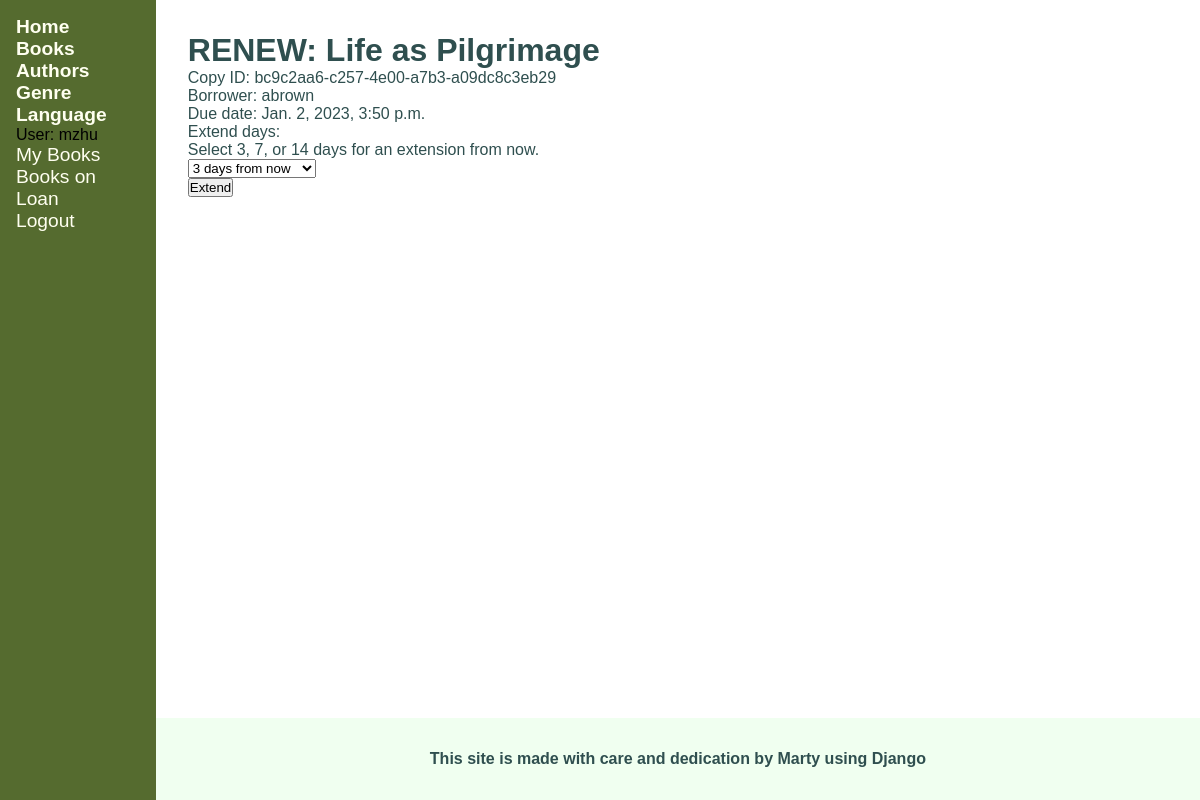
The page /catalog/librarian/book/bc9c2aa6-c257-4e00-a7b3-a09dc8c3eb29/renew/ (signed in) on the database as committed earlier.
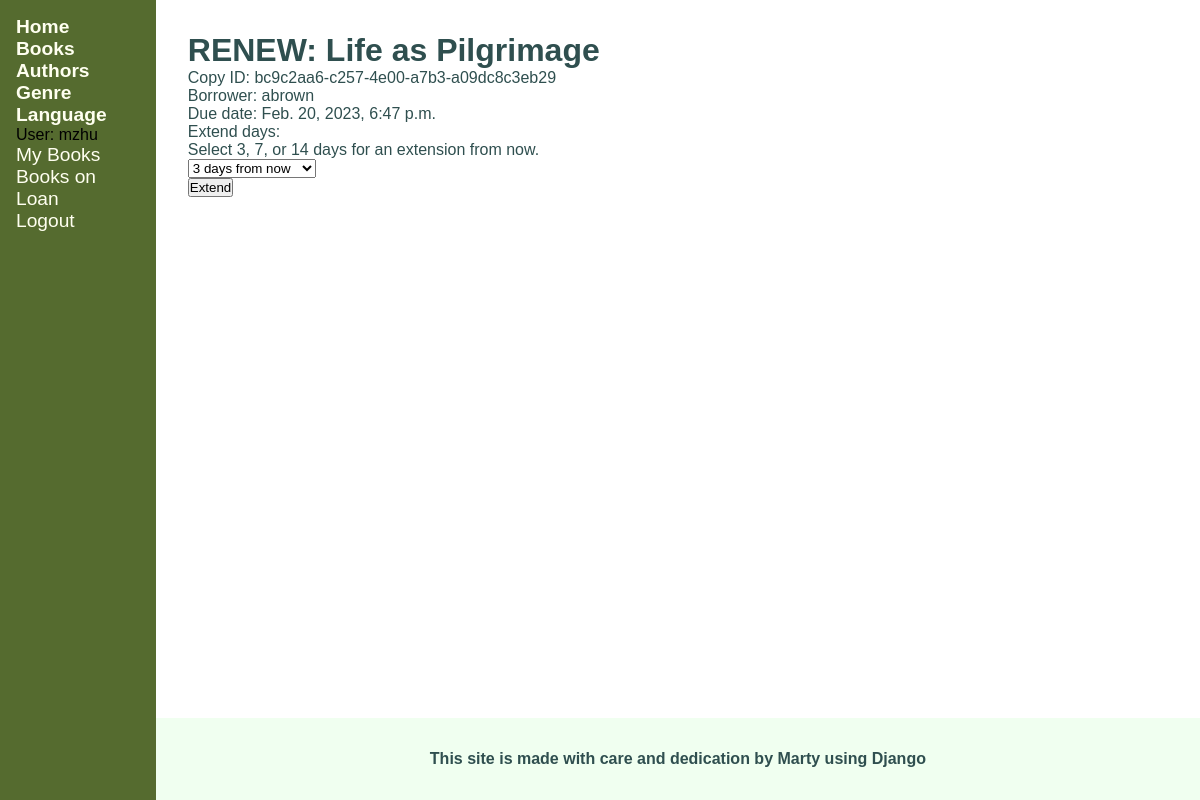
The same page on the database as committed later.
### catalog/models.py (models this page shows, shortened)
class BookInstance(models.Model):
    STATUS_MAINTENANCE = 'm'
    STATUS_LOANED = 'o'
    STATUS_AVAILABLE = 'a'
    STATUS_RESERVED = 'r'
    LOAN_STATUS = (
        (STATUS_MAINTENANCE, 'Maintenance'),
        (STATUS_LOANED, 'On Loan'),
        (STATUS_AVAILABLE, 'Available'),
        (STATUS_RESERVED, 'Reserved'),
    )
    copy_id = models.UUIDField(default=uuid.uuid4, help_text='The ID of the book in the catalog\'s stock', primary_key=True, editable=False)
    loaned_on = models.DateTimeField(blank=True, null=True)
    due_back = models.DateTimeField(blank=True, null=True)
    book = models.ForeignKey(Book, on_delete=models.RESTRICT)
    imprint = models.CharField(max_length=200, blank=True)
    borrower = models.ForeignKey(User, blank=True, null=True, on_delete=models.RESTRICT)
    status = models.CharField(
        max_length=1,
        choices=LOAN_STATUS,
        default=STATUS_MAINTENANCE,
        help_text='Book availability status'
    )
    class Meta:
        ordering = ['status', 'loaned_on', 'due_back']
        permissions = (('can_mark_returned', 'Set book as returned'),)
    @property
    def is_overdue(self):
        return bool(self.due_back.date() < date.today()) if self.due_back else False

class Book(models.Model):
    title = models.CharField(max_length=200, help_text='The title of the book')
    pub_date = models.DateField(help_text='The publication date', blank=True, null=True)
    authors = models.ManyToManyField('Author', related_name='books', help_text='The name(s) of the author(s)')
    summary = models.CharField(max_length=2000, help_text='A summary of the book\'s content')
    isbn = models.IntegerField('ISBN', help_text='The ISBN number of the book', unique=True, primary_key=True, editable=False)
    genre = models.ManyToManyField('Genre', related_name='books', help_text='The genre(s) for this book')
    language = models.ForeignKey('Language', null=True, on_delete=models.SET_NULL)
    class Meta:
        ordering = ['title']

### catalog/views.py (the view)
# urls.py: path('librarian/book/<uuid:copy_id>/renew/', views.renew_book_librarian, name='librarian-renew-book'),
@login_required
@permission_required('catalog.can_mark_returned', raise_exception=True)
def renew_book_librarian(request, copy_id):
    book_instance = get_object_or_404(BookInstance, pk=copy_id)
    if request.method == 'POST':
        form = RenewBookForm(request.POST)
        if form.is_valid():
            extend_days = form.cleaned_data['extend_days']
            utcnow = datetime.now(timezone.utc)
            extend_to_date = utcnow + extend_days
            book_instance.due_back = extend_to_date
            book_instance.save()
            return HttpResponseRedirect(reverse('catalog:books-on-loan'))
    else:
        form = RenewBookForm(initial={
            'extend_days': timedelta(days=3)
        })
    context = {
        'form': form,
        'book_instance': book_instance,
    }
    return render(
        request,
        'catalog/librarian_renew_book.html',
        context,
    )

### catalog/forms.py (shortened to what this page needs)
class RenewBookForm(forms.Form):
    extend_days = forms.DurationField(
        required=True,
        help_text=gtl('Select 3, 7, or 14 days for an extension from now.'),
        widget=forms.Select(choices=EXTENSION_DAYS),
    )

### catalog/templates/catalog/librarian_renew_book.html (shortened to what this page needs)
{% extends 'catalog/base_generic.html' %}
{% block content %}
<h1 class="imp-info">RENEW: {{ book_instance.book.title }}</h1>
<p class="key-info">Copy ID: {{ book_instance.copy_id }}</p>
{% if book_instance.borrower %}
<p class="key-info">Borrower: {{ book_instance.borrower }}</p>
<p class="{% if book_instance.is_overdue %}text-danger{% endif %}">
    Due date: {{ book_instance.due_back }}
</p>
<form action="" method="post">
    <table>
        {{ form.as_div }}
    </table>
    <input type="submit" value="Extend">
</form>
{% else %}
<h2 class="text-warning">This book is not on loan.</h2>
<p>Check and see if you've accidantally selected the wrong copy.</p>
{% endif %}
{% endblock content %}

Rows that differ between the two databases and show on the page:
changed BookInstance "bc9c2aa6-c257-4e00-a7b3-a09dc8c3eb29": due_back "Jan. 2, 2023, 3:50 p.m." → "Feb. 20, 2023, 6:47 p.m."
